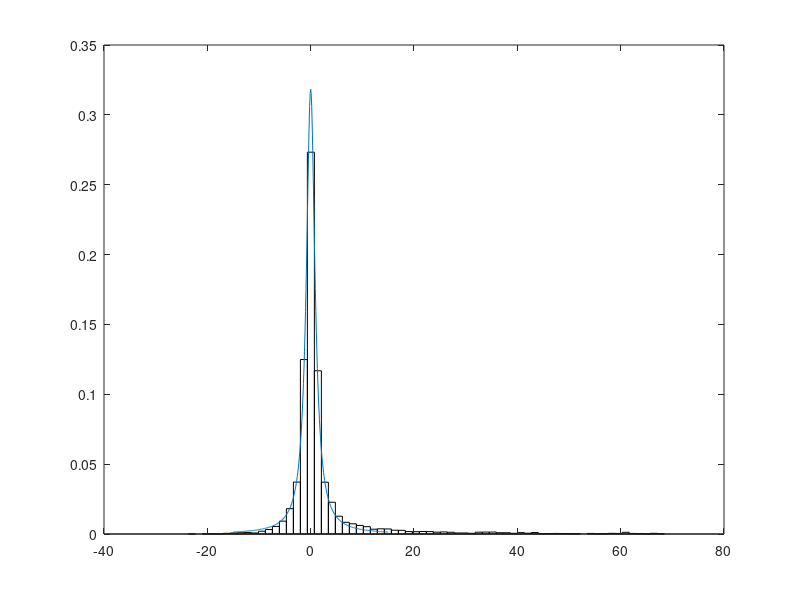

Source code (MATLAB):
% Example 14.2
% Computational Statistics Handbook with MATLAB, 2nd Edition
% Wendy L. and Angel R. Martinez

% Set up an inline function to evaluate the Cauchy.
% Note that in both of the functions, 
% the constants are canceled.
strg = '1./(1+x.^2)';
cauchy = inline(strg,'x');
% set up an inline function to evaluate the Normal pdf
strg = '1/sig*exp(-0.5*((x-mu)/sig).^2)';
norm = inline(strg,'x','mu','sig');

% Generate 10000 samples in the chain.
% Set up the constants.
n = 10000;
sig = 2; accpt = 0;
x = zeros(1,n);
x(1) = randn(1);						% generate the starting point
for i = 2:n
	% generate a candidate from the proposal distribution
	% which is the normal in this case. This will be a 
	% normal with mean given by the previous value in the
	% chain and standard deviation of 'sig'
	y = x(i-1) + sig*randn(1);
	% generate a uniform for comparison
	u = rand(1);
	alpha = min([1, cauchy(y)*norm(x(i-1),y,sig)/...
       (cauchy(x(i-1))*norm(y,x(i-1),sig))]);
	if u <= alpha
		x(i) = y; accpt = accpt + 1;
	else
		x(i) = x(i-1);
	end
end  

mixrate = accpt / n;
n1 = 0.1*n;
x = x(n1 + 1 :n);
n = length(x);
h = 3.5 * std(x) * n ^ (-1/3);

t0 = min(x) - 1;
tm = max(x) + 1;

rng = tm - t0;
nbin = ceil(rng/h); 
bins = t0:h:(nbin*h + t0);
vk = histc(x, bins);
fhat = vk / (n * h);
fhat(end) = [];
tm = max(bins);
bc = (t0 + h / 2) : h : (tm - h /2);
bar(bc, fhat, 1, 'w')
hold on

xx = -15: 0.1 : 15;
trueden = cauchy(xx) / pi;
plot(xx, trueden)
hold off

fprintf('mixrate = %g \n', mixrate);
